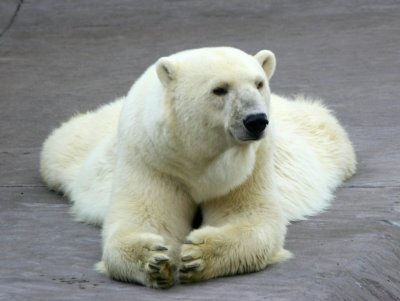
%> input picture convpyr-code/Sec5_Boundary/source.jpg, 400 x 301 px
$ octave runme.m   (GNU Octave 9; MATLAB toolbox functions it lacks are replaced by stand-ins)
%> lines starting %> are read from the running program, lines starting %| are printed output that depends on the picture; in (x1, y1, x2, y2) boxes, pixels count from 0 and x2, y2 are one past the last pixel; in counts of white or black regions, pixels touching at a corner belong together; the program's own positions count from 1
### convpyr-code/Sec5_Boundary/LaplacianDirichlet.m
function [ out ] = LaplacianDirichlet(rhs, mask)

I = rhs;
[r,c] = size(I);
k = r*c;

%% Matrix Construction

% Ones for columns and rows
dy = ones(size(I,1)-1, size(I,2));
dy = padarray(dy, [1 0], 'post');
dy = dy(:);

dx = ones(size(I,1), size(I,2)-1);
dx = padarray(dx, [0 1], 'post');
dx = dx(:);


% Construct five-point spatially homogeneous Laplacian matrix
C(:,1) = dx;
C(:,2) = dy;
d = [-r,-1];
A = spdiags(C,d,k,k);

e = dx;
w = padarray(dx, r, 'pre'); w = w(1:end-r);
s = dy;
n = padarray(dy, 1, 'pre'); n = n(1:end-1);

% D = -(e+w+s+n);
D = ((e+w+s+n)) .* mask(:) + (1-mask(:));
L = -(A + A');
m = find(~mask);
L(m,:) = 0;
L = L+spdiags(D, 0, k, k);

% Solve
out = L\I(:);
out = reshape(out, r, c);

% Sanitiy check
% out2 = L*out(:);
% out2 = reshape(out2, r, c);

### convpyr-code/Sec5_Boundary/fftimfilter.m
function res = fftimfilter(a,b)
%FFTIMFILTER imfilter via fft
%   Assumes size(a)==size(b)

sm = size(a);
res = conv2olam(a,b);
res = res(floor(sm(1)/2):end-ceil(sm(1)/2), floor(sm(2)/2):end-ceil(sm(2)/2));

end

### convpyr-code/Sec5_Boundary/conv2olam.m
function [out] = conv2olam(a,b,mode,siz1,siz2)
%CONV2OLAM Overlap-add method of CONV2 using FFT2.
%   Y = CONV2OLAM(A,B) performs the 2-D convolution of matrices
%   A and B  using the overlap/add method and using internal parameters (FFT2
%   size and block length) which guarantee efficient execution.
%   If [ma,na] = size(A) and [mb,nb] = size(B), then size(Y) = [ma+mb-1,na+nb-1].
%
%
%    Y = CONV2OLAM(A,B,mode,siz1,siz2) allows you to have some control over the
%    internal parameters by using a zero padding. If mode is equal to:
%      - 0 is the default value, if not specified. This value for
%          mode uses overlap/add method. Ex. conv2olam(a,b,0) is equivalent
%          to perform conv2olam(a,b).
%      - 1 the dimensions of input matrices are zero padded to their nextpow2
%          values (type 'help nextpow2' on Matlab prompt) to perform
%          FFT2 and IFFT2. No overlap is performed. Ex. conv2olam(a,b,1)
%      - 2 the dimensions of input matrices are not zero padded to perform
%          these FFT-based operations. No overlap is performed. Ex. conv2olam(a,b,2)
%      - 3 the dimensions of matrices are zero padded to fixed values
%          which must be specified to perform overlapping.
%          Ex. conv2olam(a,b,3,512,512) uses 512 X 512 matrices
%          to perform overlap/add method.
%
%
%    See also CONV2, FFTFILT, FFT2, IFFT2, FILTFILT.
%
%
% Please contribute if you find this software useful.
% Report bugs to luigi.rosa@tiscali.it
%
%*****************************************************************
% Luigi Rosa
% Via Centrale 27
% 67042 Civita di Bagno
% L'Aquila --- ITALY
% email  luigi.rosa@tiscali.it
% mobile +39 340 3463208
% http://utenti.lycos.it/matlab
%*****************************************************************
%
%

[ax,ay]=size(a);
[bx,by]=size(b);
dimx=ax+bx-1;
dimy=ay+by-1;

if (nargin<3)||(mode==0)
    % figure out which nfftx, nffty, Lx and Ly to use
    %--------------------------------------------------------------------------    ---------------------------------------------------------------------------------------------------------------------------------------------------------------------------------------------------------------
    fftflops=zeros(13);
    fftflops(1:10,:)=[14          58         172         440        1038        2358     5264       11644       25594       55946      121644      263136     566438;...
            58         178         470        1134        2586        5738     12574       27382       59378      128274      276054      591806    1263946;...
            172         470        1170        2730        6098       13330    28858       62186      133602      286242      611498     1302394    2765458;...
            440        1134        2730        6242       13762       29794    63986      136914      292290      622658     1323346     2805490    5932322;...
            1038        2586        6098       13762       30082       64706   138210      294306      625538     1327234     2810530     5938658   12520002;...
            2358        5738       13330       29794       64706      138498   294594      624962     1323778     2799874     5911874    12458946   26203266;...
            5264       12574       28858       63986      138210      294594   624386     1320322     2788354     5881346    12386946    26044290   54659330;...
            11644       27382       62186      136914      294306      624962  1320322     2783746     5862914    12335106    25918722    54378242  113897986;...
            25594       59378      133602      292290      625538     1323778  2788354     5862914    12316674    25851906    54200834   113483266  237249538;...
            55946      128274      286242      622658     1327234     2799874  5881346    12335106    25851906    54140930   113275906   236715010  493996034];
    fftflops(11:13,:)=1.0e+009 *[0.00012164400000   0.00027605400000   0.00061149800000   0.00132334600000     0.00281053000000   0.00591187400000   0.01238694600000   0.02591872200000    0.05420083400000   0.11327590600000   0.23653990600000   0.49340621000000    1.02794445000000;...
            0.00026313600000   0.00059180600000   0.00130239400000   0.00280549000000     0.00593865800000   0.01245894600000   0.02604429000000   0.05437824200000    0.11348326600000   0.23671501000000   0.49340621000000   1.02746521800000    2.13719449800000;...
            0.00056643800000   0.00126394600000   0.00276545800000   0.00593232200000     0.01252000200000   0.02620326600000   0.05465933000000   0.11389798600000    0.23724953800000   0.49399603400000   1.02794445000000   2.13719449800000    4.43891712200000];


    %.....................................
    nx=1:13;
    ny=1:13;
    validsetx=find(2.^(nx-1)>bx-1);
    validsety=find(2.^(ny-1)>by-1);
    nx=nx(validsetx);
    ny=ny(validsety);
    Lx=2.^(nx-1)-bx+1;
    Ly=2.^(ny-1)-by+1;
    sizex=length(nx);
    sizey=length(ny);
    matrice=zeros(sizex,sizey);
    for ii=1:sizex
        for jj=1:sizey
            matrice(ii,jj)=ceil(dimx/Lx(ii))*ceil(dimy/Ly(jj))*fftflops(nx(ii),ny(jj));
        end
    end
    [massimo_vettore,posizione_vettore]=min(matrice);
    [massimo,posizione]=min(massimo_vettore);
    y_max=posizione;
    x_max=posizione_vettore(posizione);
    massimo;
    %.......................................
    nx2=1:13;
    ny2=1:13;
    validsetx2=find(2.^(nx2-1)>ax-1);
    validsety2=find(2.^(ny2-1)>ay-1);
    nx2=nx2(validsetx2);
    ny2=ny2(validsety2);
    Lx2=2.^(nx2-1)-ax+1;
    Ly2=2.^(ny2-1)-ay+1;
    sizex2=length(nx2);
    sizey2=length(ny2);
    matrice2=zeros(sizex2,sizey2);
    for ii=1:sizex2
        for jj=1:sizey2
            matrice2(ii,jj)=ceil(dimx/Lx2(ii))*ceil(dimy/Ly2(jj))*fftflops(nx2(ii),ny2(jj));
        end
    end
    [massimo_vettore2,posizione_vettore2]=min(matrice2);
    [massimo2,posizione2]=min(massimo_vettore2);
    y_max2=posizione2;
    x_max2=posizione_vettore2(posizione2);
    massimo2;
    %.......................................
    if massimo<massimo2
        nfftx=2^(nx(x_max)-1);
        nffty=2^(ny(y_max)-1);

        Lx=nfftx-bx+1;
        Ly=nffty-by+1;
        %--------------------------------------------------------------------------    ---------------------------------------------------------------------------------------------------------------------------------------------------------------------------------------------------------------
        B=fft2(b,nfftx,nffty);
        out=zeros(dimx,dimy);
        a2=a;
        a2(dimx,dimy)=0;

        xstart=1;
        while xstart <= dimx
            xend=min(xstart+Lx-1,dimx);
            ystart=1;
            while ystart <= dimy
                yend=min(ystart+Ly-1,dimy);
                %---------------------
                X=fft2(a2(xstart:xend,ystart:yend),nfftx,nffty);
                Y=ifft2(X.*B);
                endx=min(dimx,xstart+nfftx-1);
                endy=min(dimy,ystart+nffty-1);
                out(xstart:endx,ystart:endy)=out(xstart:endx,ystart:endy)+Y(1:(endx-xstart+1),1:(endy-ystart+1));
                ystart=ystart+Ly;
                %---------------------
            end
            xstart=xstart+Lx;
        end

        if ~(any(any(imag(a)))||any(any(imag(b))))
            out=real(out);
        end
        return;
    else
        nfftx=2^(nx2(x_max2)-1);
        nffty=2^(ny2(y_max2)-1);

        Lx2=nfftx-ax+1;
        Ly2=nffty-ay+1;
        %--------------------------------------------------------------------------    ---------------------------------------------------------------------------------------------------------------------------------------------------------------------------------------------------------------
        A=fft2(a,nfftx,nffty);
        out=zeros(dimx,dimy);
        b2=b;
        b2(dimx,dimy)=0;

        xstart=1;
        while xstart <= dimx
            xend=min(xstart+Lx2-1,dimx);
            ystart=1;
            while ystart <= dimy
                yend=min(ystart+Ly2-1,dimy);
                %---------------------
                X=fft2(b2(xstart:xend,ystart:yend),nfftx,nffty);
                Y=ifft2(X.*A);
                endx=min(dimx,xstart+nfftx-1);
                endy=min(dimy,ystart+nffty-1);
                out(xstart:endx,ystart:endy)=out(xstart:endx,ystart:endy)+Y(1:(endx-xstart+1),1:(endy-ystart+1));
                ystart=ystart+Ly2;
                %---------------------
            end
            xstart=xstart+Lx2;
        end

        if ~(any(any(imag(a)))||any(any(imag(b))))
            out=real(out);
        end
        return;
    end
else
    % mode = 1 ----> nextpow2 for both dimensions
    if mode==1
        dx=2^(nextpow2(dimx));
        dy=2^(nextpow2(dimy));

        out=ifft2(fft2(a,dx,dy).*fft2(b,dx,dy));
        if ~(any(any(imag(a)))||any(any(imag(b))))
            out=real(out);
        end
        out=out(1:dimx,1:dimy);
        return
    end

    % mode = 2 ----> the same dimensions
    if mode==2
        out=ifft2(fft2(a,dimx,dimy).*fft2(b,dimx,dimy));
        if ~(any(any(imag(a)))||any(any(imag(b))))
            out=real(out);
        end
        return
    end

    % mode = 3 ----> OverLap Add method with given dimensions siz1 and siz2
    if mode==3
        nfftx=siz1;
        nffty=siz2;

        Lx=nfftx-bx+1;
        Ly=nffty-by+1;

        B=fft2(b,nfftx,nffty);
        out=zeros(dimx,dimy);
        a2=a;
        a2(dimx,dimy)=0;

        xstart=1;
        while xstart <= dimx
            xend=min(xstart+Lx-1,dimx);
            ystart=1;
            while ystart <= dimy
                yend=min(ystart+Ly-1,dimy);
                %---------------------
                X=fft2(a2(xstart:xend,ystart:yend),nfftx,nffty);
                Y=ifft2(X.*B);
                endx=min(dimx,xstart+nfftx-1);
                endy=min(dimy,ystart+nffty-1);
                out(xstart:endx,ystart:endy)=out(xstart:endx,ystart:endy)+Y(1:(endx-xstart+1),1:(endy-ystart+1));
                ystart=ystart+Ly;
                %---------------------
            end
            xstart=xstart+Lx;
        end

        if ~(any(any(imag(a)))||any(any(imag(b))))
            out=real(out);
        end
        return;

    end


end

### convpyr-code/Sec5_Boundary/evalf.m
function ahat = evalf( a, h1, h2, g )
%EVALF Evaluate convolution pyramid
%   Evaluate convolution pyramid on input a using
%   filter set specified by: h1,h2,g.
%   For more details:
%   http://www.cs.huji.ac.il/labs/cglab/projects/convpyr

[h,w] = size(a);
maxLevel = ceil(log2(max(h,w)));
fs = size(h1,1);

% Forward transform (analysis)
pyr{1} = padarray(a, [fs fs]);
for i=2:maxLevel

    down = imfilter(pyr{i-1},h1,0);
    down = down(1:2:end,1:2:end);

    down = padarray(down, [fs fs]);
    pyr{i} = down;

end

% Backward transform (synthesis)
fpyr{maxLevel} = imfilter(pyr{maxLevel},g,0);
for i=maxLevel-1:-1:1

    rd = fpyr{i+1};
    rd = rd(1+fs:end-fs, 1+fs:end-fs);

    up = zeros(size(pyr{i}));
    up(1:2:end,1:2:end) = rd;

    fpyr{i} = imfilter(up,h2,0) + imfilter(pyr{i},g,0);
end

ahat = fpyr{1};
ahat = ahat(1+fs:end-fs, 1+fs:end-fs);

end

### convpyr-code/Sec5_Boundary/runme.m

% This script demonstrates how an effect similar to that of
% Seamless Image Cloning by [Perez et al. 2002] can be implemented
% as an instance of Shepard's method (using ratio of convolutions
% formulation). This ratio in turn can be efficiently approximated
% using Convolution Pyramids by [Farbman et al. 2011]
%   For more details:
%   http://www.cs.huji.ac.il/labs/cglab/projects/convpyr

clear all

%% Load files

src = double(imread('source.jpg'))/255;
ftrg = double(imread('target.jpg'))/255;
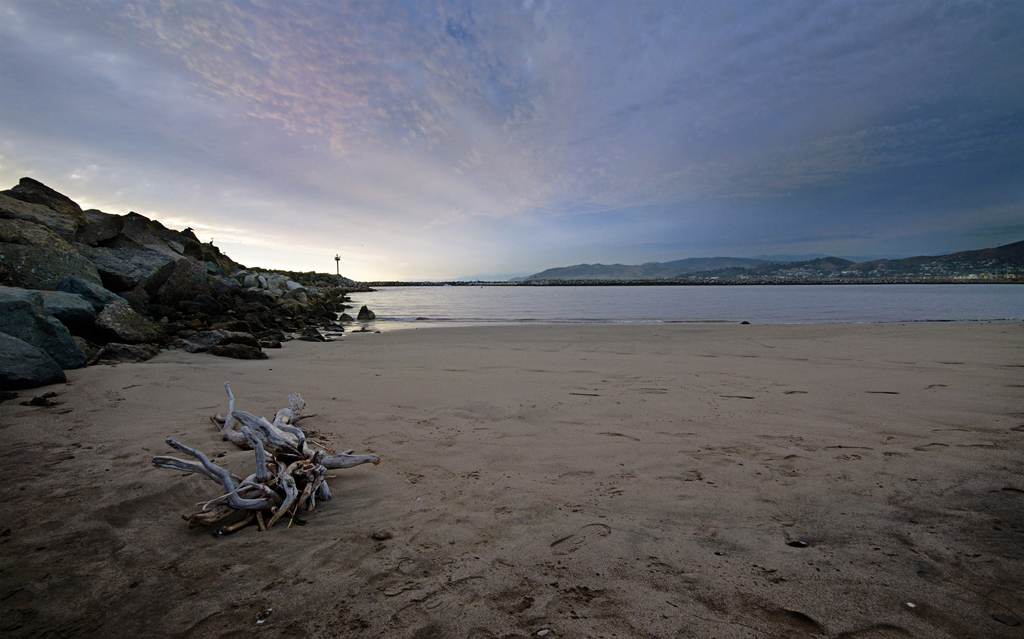
%> input picture convpyr-code/Sec5_Boundary/target.jpg, 1024 x 639 px
mask = imread('mask.png'); mask = logical(mask(:,:,1));
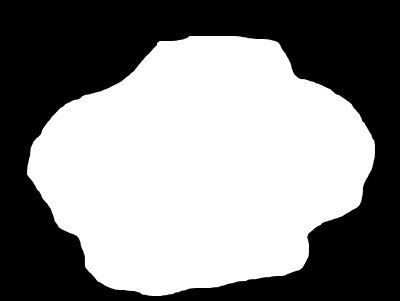
%> input picture convpyr-code/Sec5_Boundary/mask.png, 400 x 301 px
%> further down, mask is the input picture: size 301x400x3 uint8; min 0, max 255, mean 136
%> after `mask = logical(mask(:,:,1))`:
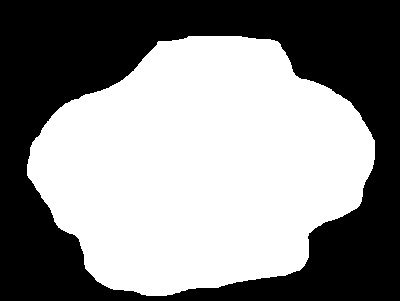
%> mask: size 301x400 logical; 53.7% white; 1 black region, box (x1, y1, x2, y2) and area: (0, 0, 400, 301) 55688


%% Cut pixels from the source & paste to the target image

% Choose upper-left corner and cut a part of the image
sm = size(mask);
%> sm = [301 400]
posx = 405; posy = 333;
trg = ftrg(posy:posy+sm(1)-1, posx:posx+sm(2)-1,:);

% Copy pixels
temp = trg;
for i=1:3

    sr = src(:,:,i);
    cr = temp(:,:,i);
    cr(mask) = sr(mask);
    temp(:,:,i) = cr;

end
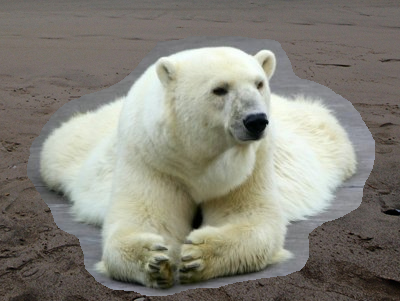
%> temp: size 301x400x3 double; mean R, G, B 0.529, 0.52, 0.481
res_copy = ftrg;
res_copy(posy:posy+sm(1)-1, posx:posx+sm(2)-1,:) = temp;

figure(1); imshow(res_copy); title('Cut&Paste Pixels');

%% Seamless Cloning - Poisson
% or equivalently Laplace eq. with trg-src providing Dirichlet
% boundary conditions.

% Characteristic function: 1 on the boundary, 0 otherwise
h = fspecial('laplacian', 0);
chi = imfilter(double(mask),h);
chi(chi<0) = 0;
chi(chi>0) = 1;
%> chi: size 301x400 double; values 0 (black) and 1 (white), 0.74% white in thin lines or dots, all inside (x1, y1, x2, y2) = (26, 35, 376, 297)

% ldp debug
figure;
imshow(chi);
tmpchi = conv2(chi, ones(3, 1) / 3);
tmpchi = conv2(tmpchi, ones(1, 3) / 3);
%> tmpchi: size 303x402 double
figure;
imshow(tmpchi);

% Error
erf = trg - src;

res = zeros(size(erf));
for i=1:3

    sr = src(:,:,i);
    tr = trg(:,:,i);

    a = erf(:,:,i);
    a(~chi) =  0;

    % Laplace eq. with Dirichlet bc
    %%%%%%%%%%%%%%%%%%%%%%%%%%%%%%%%
    Ierf = LaplacianDirichlet(a,mask);
    temp = Ierf + sr;
    %%%%%%%%%%%%%%%%%%%%%%%%%%%%%%%%

    tr(mask) = temp(mask);
    res(:,:,i) = tr;
end
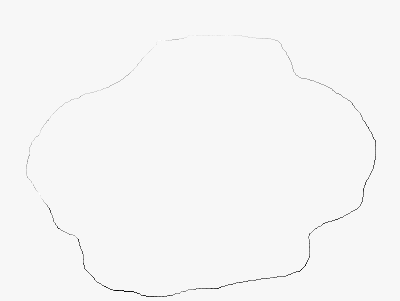
%> a: size 301x400 double; min -0.498, max 0.0157, mean -0.00142; drawn with min black and max white
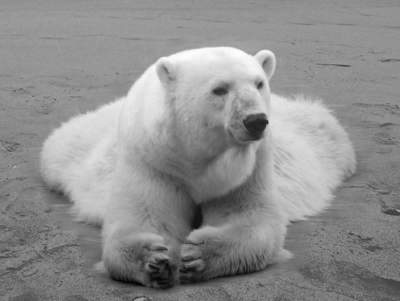
%> tr: size 301x400 double; min -0.329, max 0.936, mean 0.381; drawn with min black and max white

res_rbf = ftrg;
res_rbf(posy:posy+sm(1)-1, posx:posx+sm(2)-1,:) = res;
figure(2); imshow(res_rbf); title('Poisson');
% imwrite(res_rbf, '_res_poisson.png');

%% Seamless Cloning - Shepard's method

% Create Kernel. Should cover the mask
hh = zeros(sm);
hh(round(sm(1)/2), round(sm(2)/2)) = 1.0;
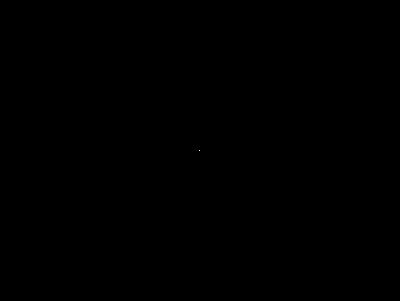
%> hh: size 301x400 double; values 0 (black) and 1 (white), 0% white in thin lines or dots, all inside (x1, y1, x2, y2) = (199, 150, 200, 151)
hh = double(bwdist(hh));

% Changing exponent or the bias can significantly affect the
% results the exact form of the kernel is a matter of taste in
% this problem.
hh = 1./((hh+0.1).^3);

res = zeros(size(erf));
for i=1:3

    sr = src(:,:,i);
    tr = trg(:,:,i);

    a = erf(:,:,i);
    a(~chi) =  0;

    % Shepard's interpolation via convolution
    %%%%%%%%%%%%%%%%%%%%%%%%%%%%%%%%
    Ierf = fftimfilter(a,hh);
    Ichi = fftimfilter(chi,hh);
    temp = Ierf./Ichi + sr;
    %%%%%%%%%%%%%%%%%%%%%%%%%%%%%%%%

    tr(mask) = temp(mask);
    res(:,:,i) = tr;
end

res_rbf = ftrg;
res_rbf(posy:posy+sm(1)-1, posx:posx+sm(2)-1,:) = res;
figure(3); imshow(res_rbf); title('Shepard method');
% imwrite(res_rbf, '_res_rbf.png');

%% Seamless Cloning - Convolution Pyramid

% Filter set: h1, h2 and g
%%%%%%%%%%%%%%%%%%%%%%%%%%%%%%%%
w = [0.1507 0.6836 1.0334 0.0270 0.0312 0.7753];
%%%%%%%%%%%%%%%%%%%%%%%%%%%%%%%%

h1 = w(1:3);
h1 = [h1 h1(end-1:-1:1)];
h1 = h1' * h1;

h2 = h1*w(4);

g = w(5:end);
g = [g g(end-1:-1:1)];
g = g' * g;

for i=1:3

    sr = src(:,:,i);
    tr = trg(:,:,i);

    a = erf(:,:,i);
    a(~chi) =  0;

    % Convolution Pyramid
    %%%%%%%%%%%%%%%%%%%%%%%%%%%%%%%%
    Ierf = evalf( a, h1, h2, g );
    Ichi = evalf( chi, h1, h2, g );
    temp = Ierf./Ichi + sr;
    %%%%%%%%%%%%%%%%%%%%%%%%%%%%%%%%

    tr(mask) = temp(mask);
    res(:,:,i) = tr;
end

res_fc = ftrg;
res_fc(posy:posy+sm(1)-1, posx:posx+sm(2)-1,:) = res;
figure(4); imshow(res_fc); title('Fast Convolution');
% imwrite(res_fc, '_res_cp.png');
